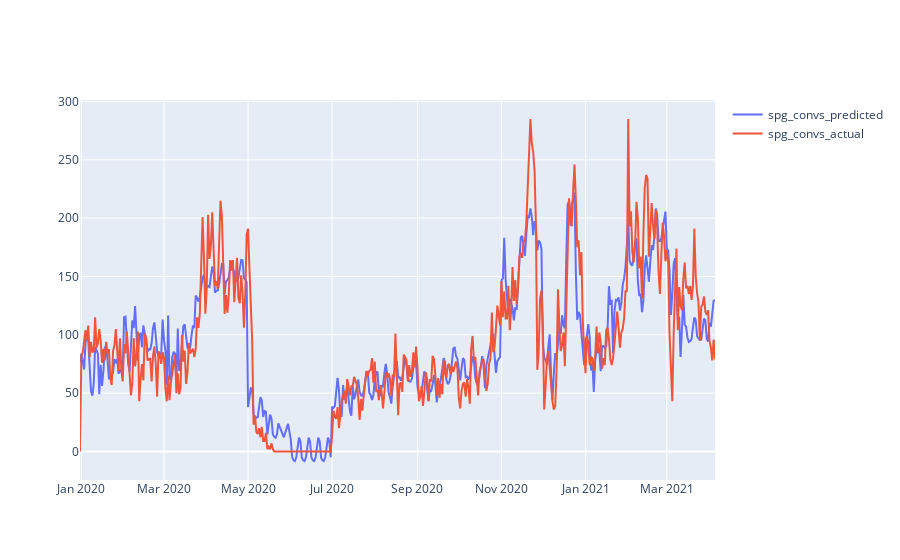

The code cell stored with this chart in its notebook:
### Code cell
fig = go.Figure()
fig.add_trace(go.Scatter(x=ols_vis.index, y=ols_vis['y_pred'],
                    mode='lines',
                    name='spg_convs_predicted'))
fig.add_trace(go.Scatter(x=ols_vis.index, y=ols_vis['y_actual'],
                    mode='lines',
                    name='spg_convs_actual'))

fig.show()

### Figure 1 — Plotly figure (JSON) as saved in the notebook; plotly's stock layout.template omitted (floating-point values rounded to 4 significant figures; data arrays with more than 128 entries replaced by an {"elided": "..."} marker saying what was removed)
{"data": [{"mode": "lines", "name": "spg_convs_predicted", "type": "scatter", "x": {"elided": "456 str values"}, "y": {"elided": "456 float values"}}, {"mode": "lines", "name": "spg_convs_actual", "type": "scatter", "x": {"elided": "456 str values"}, "y": {"elided": "456 float values"}}], "layout": {"autosize": true, "xaxis": {"autorange": true, "range": ["2019-12-31", "2021-04-05"], "type": "date"}, "yaxis": {"autorange": true, "range": [-24.46, 301.3], "type": "linear"}}}
